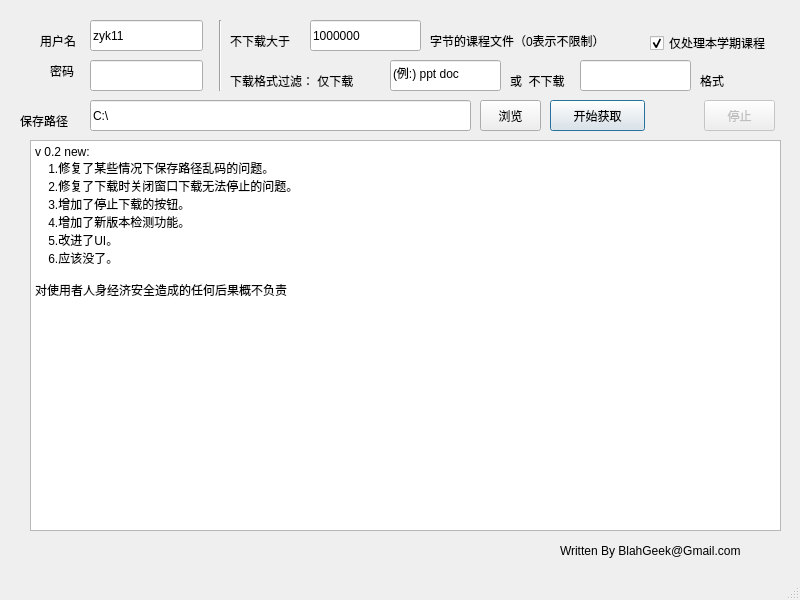
<?xml version="1.0" encoding="UTF-8"?>
<ui version="4.0">
 <class>main_window</class>
 <widget class="QMainWindow" name="main_window">
  <property name="geometry">
   <rect>
    <x>0</x>
    <y>0</y>
    <width>800</width>
    <height>600</height>
   </rect>
  </property>
  <property name="windowTitle">
   <string>清华学堂信息获取器</string>
  </property>
  <widget class="QWidget" name="centralwidget">
   <widget class="QLineEdit" name="user_input">
    <property name="geometry">
     <rect>
      <x>90</x>
      <y>20</y>
      <width>113</width>
      <height>31</height>
     </rect>
    </property>
    <property name="text">
     <string>zyk11</string>
    </property>
   </widget>
   <widget class="QLineEdit" name="password_input">
    <property name="geometry">
     <rect>
      <x>90</x>
      <y>60</y>
      <width>113</width>
      <height>31</height>
     </rect>
    </property>
    <property name="inputMethodHints">
     <set>Qt::ImhHiddenText|Qt::ImhNoAutoUppercase|Qt::ImhNoPredictiveText</set>
    </property>
    <property name="text">
     <string/>
    </property>
    <property name="echoMode">
     <enum>QLineEdit::Password</enum>
    </property>
   </widget>
   <widget class="QLineEdit" name="size_limit_input">
    <property name="geometry">
     <rect>
      <x>310</x>
      <y>20</y>
      <width>111</width>
      <height>31</height>
     </rect>
    </property>
    <property name="inputMethodHints">
     <set>Qt::ImhDigitsOnly</set>
    </property>
    <property name="text">
     <string>1000000</string>
    </property>
   </widget>
   <widget class="QLineEdit" name="type_except_input">
    <property name="geometry">
     <rect>
      <x>580</x>
      <y>60</y>
      <width>111</width>
      <height>31</height>
     </rect>
    </property>
    <property name="text">
     <string/>
    </property>
   </widget>
   <widget class="QLineEdit" name="type_only_input">
    <property name="geometry">
     <rect>
      <x>390</x>
      <y>60</y>
      <width>111</width>
      <height>31</height>
     </rect>
    </property>
    <property name="text">
     <string>(例:) ppt doc </string>
    </property>
   </widget>
   <widget class="QPushButton" name="ok">
    <property name="enabled">
     <bool>true</bool>
    </property>
    <property name="geometry">
     <rect>
      <x>550</x>
      <y>100</y>
      <width>95</width>
      <height>31</height>
     </rect>
    </property>
    <property name="text">
     <string>开始获取</string>
    </property>
    <property name="default">
     <bool>true</bool>
    </property>
   </widget>
   <widget class="QLineEdit" name="path">
    <property name="geometry">
     <rect>
      <x>90</x>
      <y>100</y>
      <width>381</width>
      <height>31</height>
     </rect>
    </property>
    <property name="text">
     <string>C:\</string>
    </property>
    <property name="readOnly">
     <bool>true</bool>
    </property>
   </widget>
   <widget class="QPushButton" name="select_path_button">
    <property name="geometry">
     <rect>
      <x>480</x>
      <y>100</y>
      <width>61</width>
      <height>31</height>
     </rect>
    </property>
    <property name="text">
     <string>浏览</string>
    </property>
   </widget>
   <widget class="QPlainTextEdit" name="progress">
    <property name="geometry">
     <rect>
      <x>30</x>
      <y>140</y>
      <width>751</width>
      <height>391</height>
     </rect>
    </property>
    <property name="plainText">
     <string>v 0.2 new:
    1.修复了某些情况下保存路径乱码的问题。
    2.修复了下载时关闭窗口下载无法停止的问题。
    3.增加了停止下载的按钮。
    4.增加了新版本检测功能。
    5.改进了UI。
    6.应该没了。

对使用者人身经济安全造成的任何后果概不负责


</string>
    </property>
   </widget>
   <widget class="QLabel" name="label">
    <property name="geometry">
     <rect>
      <x>40</x>
      <y>30</y>
      <width>51</width>
      <height>21</height>
     </rect>
    </property>
    <property name="text">
     <string>用户名</string>
    </property>
   </widget>
   <widget class="QLabel" name="label_2">
    <property name="geometry">
     <rect>
      <x>50</x>
      <y>60</y>
      <width>31</width>
      <height>21</height>
     </rect>
    </property>
    <property name="text">
     <string>密码</string>
    </property>
   </widget>
   <widget class="QLabel" name="label_3">
    <property name="geometry">
     <rect>
      <x>20</x>
      <y>110</y>
      <width>66</width>
      <height>21</height>
     </rect>
    </property>
    <property name="text">
     <string>保存路径</string>
    </property>
   </widget>
   <widget class="QLabel" name="label_4">
    <property name="geometry">
     <rect>
      <x>230</x>
      <y>30</y>
      <width>81</width>
      <height>21</height>
     </rect>
    </property>
    <property name="text">
     <string>不下载大于</string>
    </property>
   </widget>
   <widget class="QLabel" name="label_5">
    <property name="geometry">
     <rect>
      <x>430</x>
      <y>30</y>
      <width>221</width>
      <height>21</height>
     </rect>
    </property>
    <property name="text">
     <string>字节的课程文件（0表示不限制）</string>
    </property>
   </widget>
   <widget class="Line" name="line">
    <property name="geometry">
     <rect>
      <x>210</x>
      <y>20</y>
      <width>20</width>
      <height>71</height>
     </rect>
    </property>
    <property name="orientation">
     <enum>Qt::Vertical</enum>
    </property>
   </widget>
   <widget class="QLabel" name="label_6">
    <property name="geometry">
     <rect>
      <x>230</x>
      <y>70</y>
      <width>161</width>
      <height>21</height>
     </rect>
    </property>
    <property name="text">
     <string>下载格式过滤： 仅下载</string>
    </property>
   </widget>
   <widget class="QLabel" name="label_7">
    <property name="geometry">
     <rect>
      <x>510</x>
      <y>70</y>
      <width>71</width>
      <height>21</height>
     </rect>
    </property>
    <property name="text">
     <string>或  不下载</string>
    </property>
   </widget>
   <widget class="QLabel" name="label_8">
    <property name="geometry">
     <rect>
      <x>700</x>
      <y>70</y>
      <width>31</width>
      <height>21</height>
     </rect>
    </property>
    <property name="text">
     <string>格式</string>
    </property>
   </widget>
   <widget class="QLabel" name="label_9">
    <property name="geometry">
     <rect>
      <x>560</x>
      <y>540</y>
      <width>221</width>
      <height>21</height>
     </rect>
    </property>
    <property name="text">
     <string>Written By BlahGeek@Gmail.com</string>
    </property>
   </widget>
   <widget class="QPushButton" name="cancel_button">
    <property name="enabled">
     <bool>false</bool>
    </property>
    <property name="geometry">
     <rect>
      <x>704</x>
      <y>100</y>
      <width>71</width>
      <height>31</height>
     </rect>
    </property>
    <property name="text">
     <string>停止</string>
    </property>
   </widget>
   <widget class="QCheckBox" name="checkBox">
    <property name="geometry">
     <rect>
      <x>650</x>
      <y>30</y>
      <width>151</width>
      <height>26</height>
     </rect>
    </property>
    <property name="text">
     <string>仅处理本学期课程</string>
    </property>
    <property name="checked">
     <bool>true</bool>
    </property>
    <property name="tristate">
     <bool>false</bool>
    </property>
   </widget>
  </widget>
  <widget class="QStatusBar" name="statusbar"/>
 </widget>
 <resources/>
 <connections>
  <connection>
   <sender>ok</sender>
   <signal>clicked()</signal>
   <receiver>main_window</receiver>
   <slot>submit()</slot>
   <hints>
    <hint type="sourcelabel">
     <x>550</x>
     <y>130</y>
    </hint>
    <hint type="destinationlabel">
     <x>472</x>
     <y>502</y>
    </hint>
   </hints>
  </connection>
  <connection>
   <sender>select_path_button</sender>
   <signal>clicked()</signal>
   <receiver>main_window</receiver>
   <slot>select_path()</slot>
   <hints>
    <hint type="sourcelabel">
     <x>519</x>
     <y>441</y>
    </hint>
    <hint type="destinationlabel">
     <x>618</x>
     <y>446</y>
    </hint>
   </hints>
  </connection>
  <connection>
   <sender>cancel_button</sender>
   <signal>clicked()</signal>
   <receiver>main_window</receiver>
   <slot>cancel_run()</slot>
   <hints>
    <hint type="sourcelabel">
     <x>738</x>
     <y>116</y>
    </hint>
    <hint type="destinationlabel">
     <x>704</x>
     <y>19</y>
    </hint>
   </hints>
  </connection>
 </connections>
 <slots>
  <slot>submit()</slot>
  <slot>select_path()</slot>
  <slot>cancel_run()</slot>
 </slots>
</ui>
